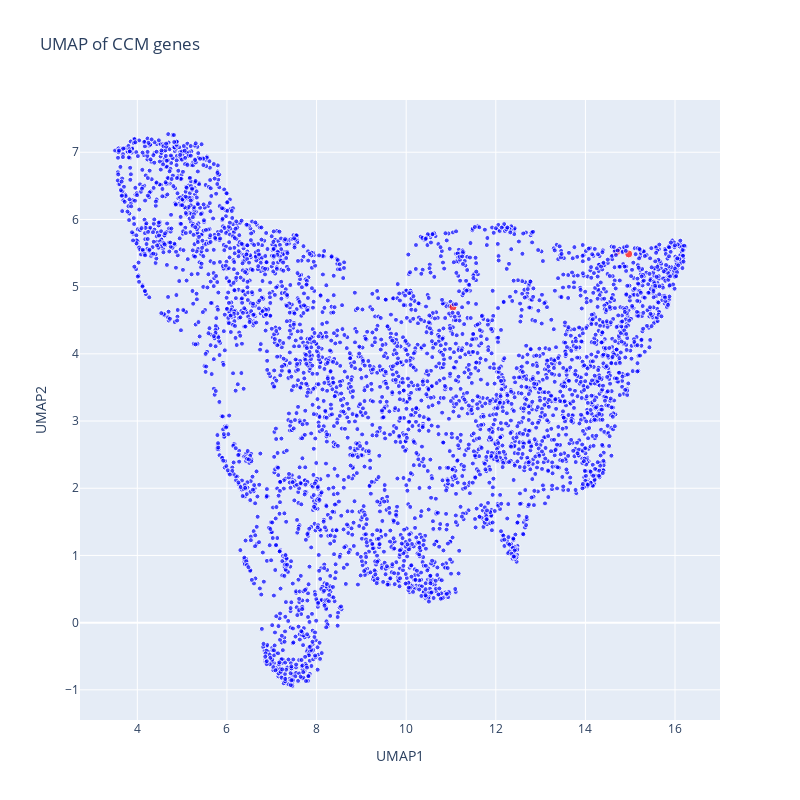

Here is the notebook cell this chart was saved with:
### Code cell
layout = go.Layout(
    title="UMAP of CCM genes",
    xaxis=dict(title="UMAP1"),
    yaxis=dict(title="UMAP2"),
    width=800,
    height=800,
)

data = [
    go.Scatter(
        x=embedding_of_ccm_filtered_redundancy[:, 0],
        y=embedding_of_ccm_filtered_redundancy[:, 1],
        mode="markers",
        marker=dict(
            color=["red" if gene in [YOX1_Alternative, YHP1, CLN3] else "blue" for gene in genes_filtered_redundancy],
            size=[8 if gene in [YOX1_Alternative, YHP1, CLN3] else 5 for gene in genes_filtered_redundancy],
        ),
        text=genes_filtered_redundancy,
        hoverinfo="text",
    )
]

fig = go.Figure(data=data, layout=layout)
fig.show()

### Figure 1 — Plotly figure (JSON) as saved in the notebook; plotly's stock layout.template omitted (floating-point values rounded to 4 significant figures; data arrays with more than 128 entries replaced by an {"elided": "..."} marker saying what was removed)
{"data": [{"hoverinfo": "text", "marker": {"color": {"elided": "4389 str values"}, "size": {"elided": "4389 int values"}}, "mode": "markers", "text": {"elided": "4389 str values"}, "type": "scatter", "x": {"elided": "4389 float values"}, "y": {"elided": "4389 float values"}}], "layout": {"height": 800, "title": {"text": "UMAP of CCM genes"}, "width": 800, "xaxis": {"title": {"text": "UMAP1"}}, "yaxis": {"title": {"text": "UMAP2"}}}}
